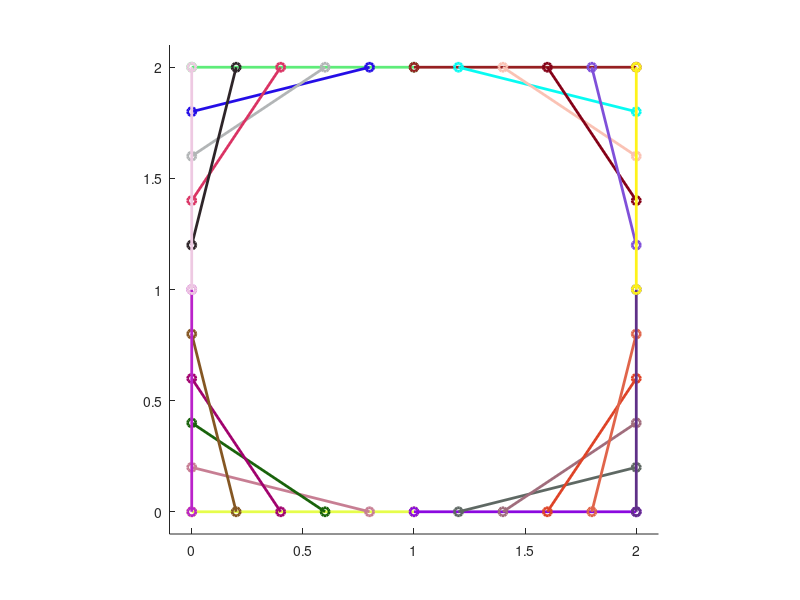

Reproduce this figure in MATLAB.
clc;clear all;close all;
n=input('please insert your number ');
hold on
axis([-0.1 2.1 -0.1 2.1]);
axis square;
for ii=1:n+1
plot([0,1-(ii-1)/n],[((ii-1)/n),0],'-o','color',[rand,rand,rand]...
    ,'linewidth',2)
plot([1+(ii-1)/n,2],[0,(ii-1)/n],'-o','color',[rand,rand,rand]...
    ,'linewidth',2)
plot([0,1-(ii-1)/n],[2-(ii-1)/n,2],'-o','color',[rand,rand,rand]...
    ,'linewidth',2)
plot([2,1+(ii-1)/n],[2-(ii-1)/n,2],'-o','color',[rand,rand,rand]...
    ,'linewidth',2)
        pause(0.1)
end
